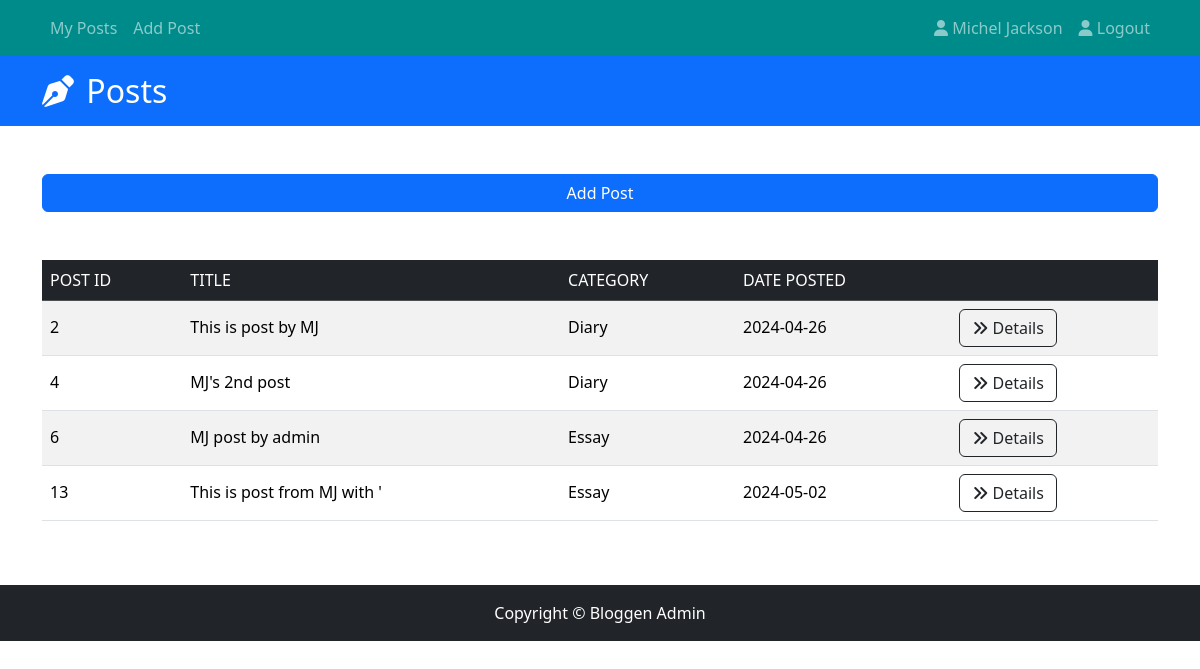
Page /posts.php (signed in) on the committed database.
### tables this page shows
CREATE TABLE `posts` (
  `post_id` int(11) NOT NULL,
  `post_title` varchar(45) NOT NULL,
  `post_message` text NOT NULL,
  `date_posted` date NOT NULL,
  `account_id` int(11) NOT NULL,
  `category_id` int(11) NOT NULL
);

CREATE TABLE `categories` (
  `category_id` int(11) NOT NULL,
  `category_name` varchar(45) NOT NULL
);

### app/post-function.php (called while the page is built, shortened)
<?php
function getUserPosts($conn, $account_id)
{
    $sql =
        "SELECT
        `posts`.`post_id` AS `id`,
        `posts`.`post_title` AS `title`,
        -- `accounts`.`username` AS `author`,
        `categories`.`category_name` AS `category`,
        `posts`.`date_posted` AS `date_posted`
        FROM `posts`
        INNER JOIN `accounts` ON `posts`.`account_id` = `accounts`.`account_id`
        INNER JOIN `categories` ON `posts`.`category_id` = `categories`.`category_id`
        WHERE `posts`.`account_id` = $account_id";
    if ($result = $conn->query($sql)) {
        $all_posts = [];
        while ($post = $result->fetch_assoc()) {
            $all_posts[] = $post;
        }
        return $all_posts;
    } else {
        die("Error retrieving user's posts: " . $conn->error);
    }
}

### posts.php (the view, shortened to what this page needs)
<?php
$mysqli = Database::getInstance();
$user_posts = getUserPosts($mysqli, $_SESSION['account_id']);
include("_parts/_header.php");
?>
<div class="container-fluid bg-primary">
    <div class="container">
        <h2 class="text-white m-0 py-3">
            <i class="fa-solid fa-pen-nib pe-1"></i>
            Posts
        </h2>
    </div>
</div>
<div class="container mt-5 mb-5">
    <a href="add-post.php" class="btn btn-primary w-100">Add Post</a>
</div>
<div class="container mb-5">
    <div class="table-responsive">
        <table class="table table-striped table-hover">
            <thead class="table-dark">
                <tr>
                    <th>POST ID</th>
                    <th>TITLE</th>
                    <th>CATEGORY</th>
                    <th>DATE POSTED</th>
                    <th></th>
                </tr>
            </thead>
            <tbody class="">
                <?php foreach ($user_posts as $post) : ?>
                    <tr>
                        <td><?= $post['id'] ?></td>
                        <td><?= $post['title'] ?></td>
                        <td><?= $post['category'] ?></td>
                        <td><?= $post['date_posted'] ?></td>
                        <td>
                            <form action="" method="post">
                                <button type="submit" name="btn_submit_post_id" value="<?= $post['id'] ?>" class="btn btn-outline-dark">
                                    <i class="fa-solid fa-angles-right"></i>
                                    Details
                                </button>
                            </form>
                        </td>
                    </tr>
                <?php endforeach; ?>
            </tbody>
        </table>
    </div>
</div>
<?php
include("_parts/_footer.php");
?>

### rows in the picture
posts: post_id "2", post_title "This is post by MJ", category.category_name "Diary", date_posted "2024-04-26"
posts: post_id "4", post_title "MJ's 2nd post", category.category_name "Diary", date_posted "2024-04-26"
posts: post_id "6", post_title "MJ post by admin", category.category_name "Essay", date_posted "2024-04-26"
posts: post_id "13", post_title "This is post from MJ with '", category.category_name "Essay", date_posted "2024-05-02"

### other values in the picture
$_SESSION['full_name'] "Michel Jackson"
